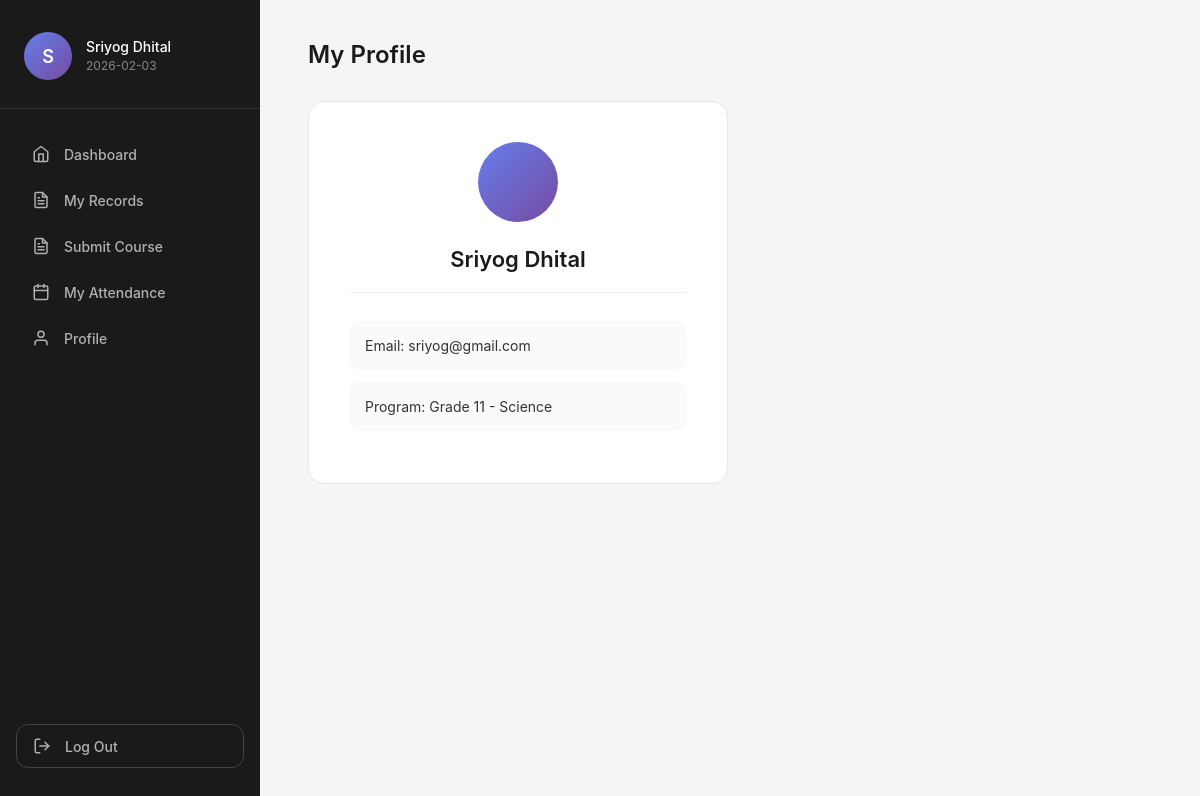
Screenshot of /public/userProfile.php (signed in) with the database file from the repository.
### tables this page shows
CREATE TABLE `students` (
  `studentId` int(11) NOT NULL,
  `fullname` varchar(100) NOT NULL,
  `email` varchar(100) NOT NULL,
  `password` varchar(255) NOT NULL,
  `program` varchar(50) DEFAULT NULL,
  `role` varchar(50) DEFAULT 'student',
  `joined_at` date DEFAULT curdate()
);

### public/userProfile.php (the view, shortened to what this page needs)
<?php
    include "../config/db.php";
    $id = $_SESSION['studentId'] ?? 0;
    $stmt = $pdo->prepare("SELECT * FROM students WHERE studentId = ?");
    $stmt->execute([$id]);
    $user = $stmt->fetch(PDO::FETCH_ASSOC);
?>
<!DOCTYPE html>
<html>
<head>
    <link rel="stylesheet" type="text/css" href="../assets/css/home.css">
    <link rel="stylesheet" type="text/css" href="../assets/css/header.css">
    <link rel="stylesheet" type="text/css" href="../assets/css/userProfile.css">
</head>
<body>
    <section class="dashboard">
        <?php include "../includes/userHeader.php" ?>
        <main class="main-right">
            <p class="home-welcome">My Profile</p>
            <div class="user-details">
                <h3><?php echo htmlspecialchars($user['fullname'] ?? ''); ?></h3>
                <p>Email: <?php echo htmlspecialchars($user['email'] ?? ''); ?></p>
                <p>Program: <?php echo htmlspecialchars($user['program'] ?? ''); ?></p>
            </div>
        </main>
    </section>
</body>
</html>

### assets/css/home.css (style rules this page uses)
* { margin: 0; padding: 0; box-sizing: border-box; }
body { font-family: -apple-system, BlinkMacSystemFont, 'Segoe UI', Roboto, 'Helvetica Neue', Arial, sans-serif; background: #f5f5f5; color: #1a1a1a; }
.dashboard { display: flex; min-height: 100vh; }
.main-right { flex: 1; padding: 40px 48px; margin-left: 260px; display: flex; flex-direction: column; }
.home-welcome { font-size: 24px; font-weight: 600; color: #1a1a1a; margin-bottom: 32px; }

### assets/css/userProfile.css (style rules this page uses)
.user-details { background: #fff; border: 1px solid #e8e8e8; padding: 40px; border-radius: 16px; max-width: 420px; text-align: center; }
.user-details::before { content: ''; display: block; width: 80px; height: 80px; background: linear-gradient(135deg, #667eea 0%, #764ba2 100%); border-radius: 50%; margin: 0 auto 24px; display: flex; align-items: center; justify-content: center; }
.user-details h3 { font-size: 22px; font-weight: 600; color: #1a1a1a; margin-bottom: 28px; padding-bottom: 20px; border-bottom: 1px solid #f0f0f0; }
.user-details p { font-size: 14px; color: #333; padding: 16px; background: #fafafa; border-radius: 10px; margin-bottom: 12px; display: flex; justify-content: space-between; align-items: center; }

### rows the page displays
students: fullname "Sriyog Dhital", email "sriyog@gmail.com", program "Grade 11 - Science"

### other values shown
substr($_SESSION['name'] ?? 'U', 0, 1) "S"
$_SESSION['name'] "Sriyog Dhital"
